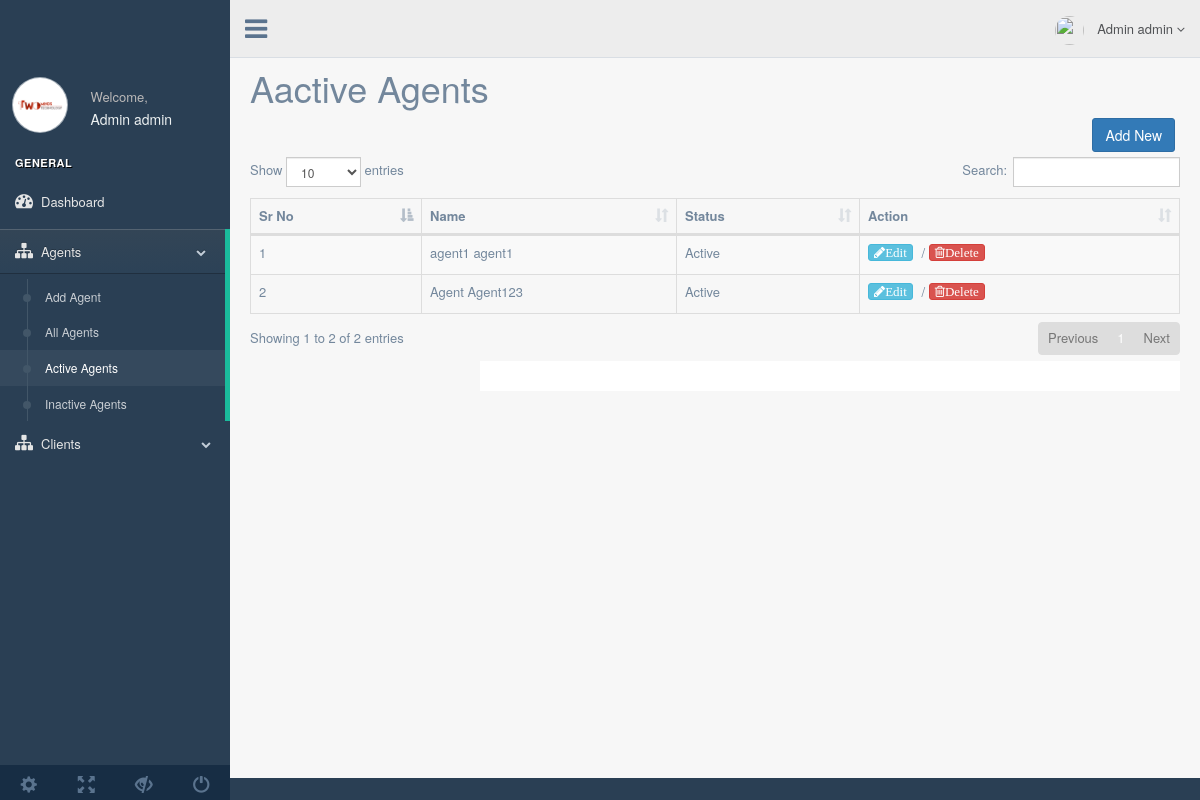
The app's page /admin/activeagents.php (signed in) with its own data.
### tables this page shows
CREATE TABLE `users` (
  `id` int(11) NOT NULL,
  `fname` varchar(600) NOT NULL,
  `lname` varchar(600) NOT NULL,
  `phone` varchar(600) NOT NULL,
  `email` varchar(600) NOT NULL,
  `status` int(11) NOT NULL,
  `password` varchar(600) NOT NULL,
  `role` varchar(10) NOT NULL
);

### admin/include/MysqliDB.php (called while the page is built, shortened)
<?php
class MysqliDb
{
public static $prefix = '';
protected $_mysqli;
protected $_query;
protected $_queryOptions = array();
protected $_orderBy = array();
protected $_groupBy = array();
protected $_bindParams = array('');
protected $host;
protected $username;
protected $password;
protected $db;
protected $port;
protected $charset;
public $returnType = 'array';
protected $_nestJoin = false;
private $_tableName = '';
protected $_mapKey = null;
public function __construct($host = null, $username = null, $password = null, $db = null, $port = null, $charset = 'utf8')
{
$isSubQuery = false;
if (is_object($host)) {
  $this->_mysqli = $host;
} else {
  $this->host = $host;
}
$this->username = $username;
$this->password = $password;
$this->db = $db;
$this->port = $port;
$this->charset = $charset;
}
public function connect()
{
$this->_mysqli = new mysqli($this->host, $this->username, $this->password, $this->db, $this->port);
if ($this->charset) {
  $this->_mysqli->set_charset($this->charset);
}
}
public function mysqli()
{
return $this->_mysqli;
}
protected function reset()
{
$this->_orderBy = array();
$this->_groupBy = array();
$this->_bindParams = array('');
$this->_query = null;
$this->_queryOptions = array();
$this->returnType = 'array';
$this->_nestJoin = false;
$this->_tableName = '';
$this->_mapKey = null;
}
public function get($tableName, $numRows = null, $columns = '*')
{
$column = is_array($columns) ? implode(', ', $columns) : $columns;
if (strpos($tableName, '.') === false) {
  $this->_tableName = self::$prefix . $tableName;
} else {
  $this->_tableName = $tableName;
}
$this->_query = 'SELECT ' . implode(' ', $this->_queryOptions) . ' ' .
  $column . " FROM " . $this->_tableName;
$stmt = $this->_buildQuery($numRows);
$stmt->execute();
$res = $this->_dynamicBindResults($stmt);
return $res;
}
public function orderBy($orderByField, $orderbyDirection = "DESC", $customFields = null)
{
$orderbyDirection = strtoupper(trim($orderbyDirection));
$orderByField = preg_replace("/[^-a-z0-9\.\(\),_`\*\'\"]+/i", '', $orderByField);
$orderByField = preg_replace('/(\`)([`a-zA-Z0-9_]*\.)/', '\1' . self::$prefix . '\2', $orderByField);
$this->_orderBy[$orderByField] = $orderbyDirection;
return $this;
}
protected function _determineType($item)
{
switch (gettype($item)) {
  case 'NULL':
  case 'string':
	  return 's';
	  break;
  case 'boolean':
  case 'integer':
	  return 'i';
	  break;
}
return '';
}
protected function _bindParam($value)
{
$this->_bindParams[0] .= $this->_determineType($value);
array_push($this->_bindParams, $value);
}
protected function _buildPair($operator, $value)
{
if (!is_object($value)) {
  return ' ' . $operator . ' ? ';
}
$subQuery = $value->getSubQuery();
return " " . $operator . " (" . $subQuery['query'] . ") " . $subQuery['alias'];
}
protected function _buildQuery($numRows = null, $tableData = null)
{
$stmt = $this->_prepareQuery();
if (count($this->_bindParams) > 1) {
  call_user_func_array(array($stmt, 'bind_param'), $this->refValues($this->_bindParams));
}
return $stmt;
}
protected function _dynamicBindResults(mysqli_stmt $stmt)
{
$parameters = array();
$results = array();
$mysqlLongType = 252;
$shouldStoreResult = false;
$meta = $stmt->result_metadata();
$row = array();
while ($field = $meta->fetch_field()) {
  if ($this->_nestJoin && $field->table != $this->_tableName) {
	  $field->table = substr($field->table, strlen(self::$prefix));
	  $row[$field->table][$field->name] = null;
	  $parameters[] = & $row[$field->table][$field->name];
  } else {
	  $row[$field->name] = null;
	  $parameters[] = & $row[$field->name];
  }
}
call_user_func_array(array($stmt, 'bind_result'), $parameters);
while ($stmt->fetch()) {
  if ($this->returnType == 'object') {
	  $result = new stdClass ();
	  foreach ($row as $key => $val) {
		  if (is_array($val)) {
			  $result->$key = new stdClass ();
			  foreach ($val as $k => $v) {
				  $result->$key->$k = $v;
			  }
		  } else {
			  $result->$key = $val;
		  }
	  }
  } else {
	  $result = array();
	  foreach ($row as $key => $val) {
		  if (is_array($val)) {
			  foreach ($val as $k => $v) {
				  $result[$key][$k] = $v;
			  }
		  } else {
			  $result[$key] = $val;
		  }
	  }
  }
  if ($this->_mapKey) {
	  $results[$row[$this->_mapKey]] = count($row) > 2 ? $result : end($result);
  } else {
	  array_push($results, $result);
  }
}
return $results;
}
protected function _buildCondition($operator, &$conditions)
{
if (empty($conditions)) {
  return;
}
$this->_query .= ' ' . $operator;
foreach ($conditions as $cond) {
  list ($concat, $varName, $operator, $val) = $cond;
  $this->_query .= " " . $concat . " " . $varName;
  switch (strtolower($operator)) {
	  default:
		  if (is_array($val)) {
			  $this->_bindParams($val);
		  } elseif ($val === null) {
			  $this->_query .= ' ' . $operator . " NULL";
		  } elseif ($val != 'DBNULL' || $val == '0') {
			  $this->_query .= $this->_buildPair($operator, $val);
		  }
  }
}
}
protected function _buildGroupBy()
{
if (empty($this->_groupBy)) {
  return;
}
$this->_query .= " GROUP BY ";
$this->_query = rtrim($this->_query, ', ') . " ";
}
protected function _buildOrderBy()
{
$this->_query .= " ORDER BY ";
foreach ($this->_orderBy as $prop => $value) {
  if (strtolower(str_replace(" ", "", $prop)) == 'rand()') {
	  $this->_query .= "rand(), ";
  } else {
	  $this->_query .= $prop . " " . $value . ", ";
  }
}
$this->_query = rtrim($this->_query, ', ') . " ";
}
protected function _prepareQuery()
{
if (!$stmt = $this->mysqli()->prepare($this->_query)) {
  $msg = $this->mysqli()->error . " query: " . $this->_query;
  $num = $this->mysqli()->errno;
  $this->reset();
  throw new Exception($msg, $num);
}
return $stmt;
}
protected function refValues(array &$arr)
{
if (strnatcmp(phpversion(), '5.3') >= 0) {
  $refs = array();
  foreach ($arr as $key => $value) {
	  $refs[$key] = & $arr[$key];
  }
  return $refs;
}
return $arr;
}
protected function replacePlaceHolders($str, $vals)
{
$i = 1;
$newStr = "";
while ($pos = strpos($str, "?")) {
  $val = $vals[$i++];
  $newStr .= substr($str, 0, $pos) . "'" . $val . "'";
  $str = substr($str, $pos + 1);
}
$newStr .= $str;
return $newStr;
}
}

### admin/include/conn.php (called while the page is built, shortened)
<?php ob_start();
$db = new MysqliDb (HOST,USER,PASSWORD,DATABASE);
?>

### admin/activeagents.php (the view, shortened to what this page needs)
<!DOCTYPE html>
<html lang="en">
<?php  ob_start(); include_once("include/auth.php");
include_once("include/MysqliDB.php");
include_once("include/conn.php");
?>
  <head>
    <link href="vendors/bootstrap/dist/css/bootstrap.min.css" rel="stylesheet">
    <link href="vendors/font-awesome/css/font-awesome.min.css" rel="stylesheet">
    <link href="vendors/nprogress/nprogress.css" rel="stylesheet">
    <link href="vendors/bootstrap-daterangepicker/daterangepicker.css" rel="stylesheet">
    <link href="vendors/datatables/css/dataTables.bootstrap.min.css" rel="stylesheet">
    <link href="build/css/custom.min.css" rel="stylesheet">
  </head>
  <body class="nav-md">
    <div class="container body">
      <div class="main_container">
         <?php include_once("include/sidebar.php"); ?>
        <?php include_once("include/header.php"); ?>
        <div class="right_col" role="main">
         <h1>Aactive Agents</h1>
        <div class="pull-right">
        <a href="addagents.php">
          <button class="btn btn-primary"> Add New</button>
        </a>
        </div>
        <table id="datatable" class="table table-striped table-bordered">
                      <thead>
                        <tr>
                          <th>Sr No</th>
                          <th>Name</th>
                          <th>Status</th>
                          <th>Action</th>
                        </tr>
                      </thead>
                      <tbody>
                          <?php
                                $i=0;
                                $db->orderBy("id","desc");
                                $db->where("status",1);
                                $db->where("role","a");
                                $mn=$db->get("users");
                                foreach($mn as $men){
						   ?>
						       <tr>
							   <td><?php echo ++$i; ?></td>
							   <td><?php echo $men["fname"]. " ".$men["lname"]; ?></td>
							   <td>
							        <?php
									  if($men["status"]=="1")
										   echo "Active";
									   else
										   echo "Inactive";
									   ?>
							   </td>
							   <td>
							    <a href="agents.php?id=<?php echo $men["id"]; ?>&mode=edit" class="fa fa-pencil btn btn-info btn-xs ">Edit</a>
							  / <a href="agents.php?id=<?php echo $men["id"]; ?>&mode=delete" class=" fa fa-trash-o btn btn-danger btn-xs">Delete</a>
							   </td>
							   </tr>
								<?php } ?>
                      </tbody>
                    </table>
       <?php include_once("include/footer.php"); ?>
      </div>
    </div>
  </body>
</html>

### records on screen
users: fname "agent1", lname "agent1", status "Active"
users: fname "Agent", lname "Agent123", status "Active"
